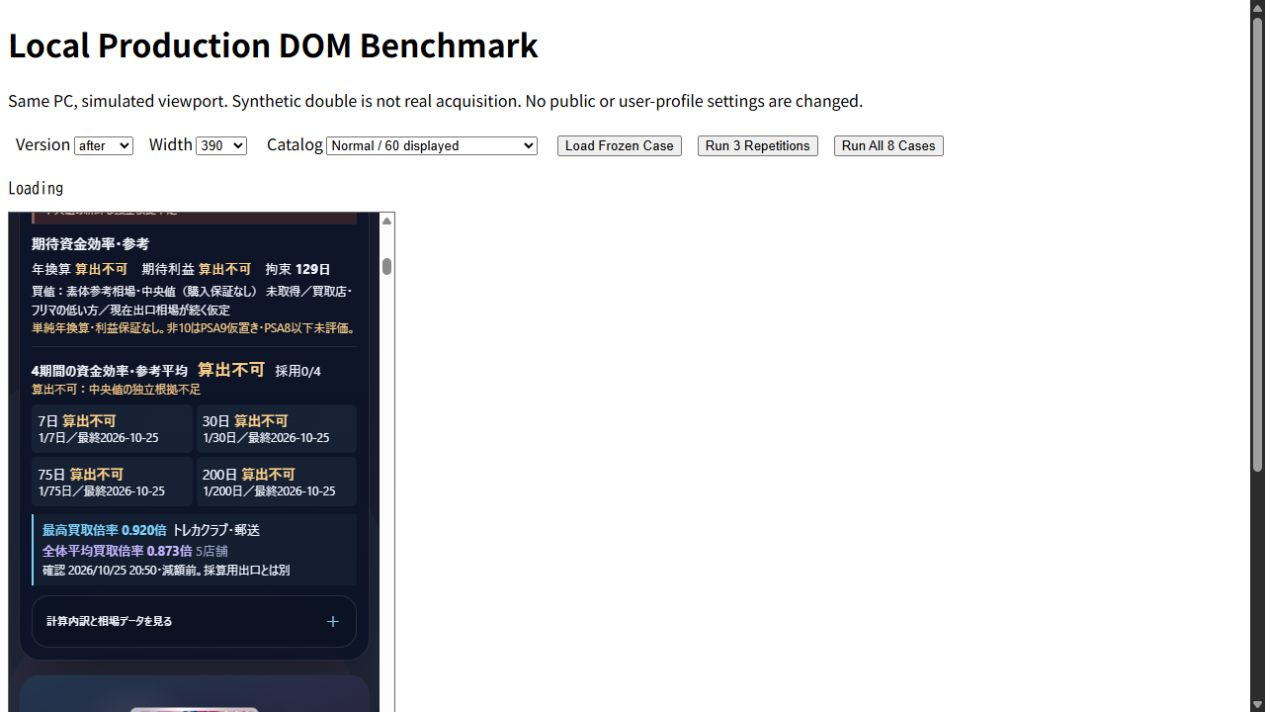
#> input picture work/20261025-market-mean-mobile.png, 1265 x 712 px
$ python analyze_x_buyback_sheet.py 20261025-market-mean-mobile.png 20261025-market-mean-pc.png
#> lines starting #> are read from the running program, lines starting #| are printed output that depends on the picture; after the words box and inside, x2 and y2 are one past the last pixel; in counts of white or black regions, pixels touching at a corner belong together
from __future__ import annotations

import json
import math
import sys
from dataclasses import asdict, dataclass
from pathlib import Path
from typing import Optional

import numpy as np
from PIL import Image, ImageDraw, ImageFont, ImageOps


PRICE_FONT_PATHS = [
    Path(r"C:\Windows\Fonts\arialbd.ttf"),
    Path(r"C:\Windows\Fonts\meiryob.ttc"),
    Path(r"C:\Windows\Fonts\YuGothB.ttc"),
]
TEMPLATE_SIZE = (30, 34)


@dataclass
class Cell:
    index: int
    row: int
    col: int
    bbox: dict[str, int]
    card_bbox: dict[str, int]
    price_bbox: dict[str, int]
    card_path: str
    price_path: str
    price_text: str
    price_value: Optional[int]
    price_confidence: float
    match_confidence: float = 0.0
    status: str = "card-match-required"


def runs(mask: np.ndarray, min_length: int, max_gap: int = 0) -> list[tuple[int, int]]:
    values = mask.astype(bool).copy()
    if max_gap > 0:
        false_runs = []
        start = None
        for i, value in enumerate(values):
            if not value and start is None:
                start = i
            if start is not None and (value or i == len(values) - 1):
                end = i if value else i + 1
                false_runs.append((start, end))
                start = None
        for start, end in false_runs:
            if start > 0 and end < len(values) and end - start <= max_gap:
                values[start:end] = True

    found = []
    start = None
    for i, value in enumerate(values):
        if value and start is None:
            start = i
        if start is not None and (not value or i == len(values) - 1):
            end = i if not value else i + 1
            if end - start >= min_length:
                found.append((start, end))
            start = None
    return found


def smooth(values: np.ndarray, size: int) -> np.ndarray:
    return np.convolve(values, np.ones(size) / size, mode="same")


def detect_rows(rgb: np.ndarray) -> list[tuple[int, int]]:
    height, width = rgb.shape[:2]
    gray = rgb.mean(axis=2)
    bright_ratio = (gray > 85).mean(axis=1)
    candidates = runs(smooth(bright_ratio, 7) > 0.30, max(40, round(height * 0.10)), max_gap=8)
    return [(start, end) for start, end in candidates if end - start >= height * 0.10]


def detect_columns(rgb: np.ndarray, row: tuple[int, int]) -> list[tuple[int, int]]:
    height, width = rgb.shape[:2]
    y1, y2 = row
    gray = rgb[y1:y2].mean(axis=2)
    bright_ratio = (gray > 85).mean(axis=0)
    candidates = runs(smooth(bright_ratio, 5) > 0.30, max(45, round(width * 0.07)), max_gap=3)
    return [(start, end) for start, end in candidates if end - start >= width * 0.07]


def price_region(height: int, rows_found: list[tuple[int, int]], row_index: int) -> tuple[int, int]:
    y1, y2 = rows_found[row_index]
    row_height = y2 - y1
    if row_height >= height * 0.25:
        band_height = max(45, round(row_height * 0.17))
        return y2 - band_height, y2
    next_start = rows_found[row_index + 1][0] if row_index + 1 < len(rows_found) else height
    return y2, min(next_start, y2 + max(45, round(height * 0.042)))


def connected_components(mask: np.ndarray) -> list[tuple[int, int, int, int, int]]:
    height, width = mask.shape
    seen = np.zeros_like(mask, dtype=np.uint8)
    boxes = []
    for y in range(height):
        for x in range(width):
            if not mask[y, x] or seen[y, x]:
                continue
            stack = [(x, y)]
            seen[y, x] = 1
            xs = []
            ys = []
            while stack:
                cx, cy = stack.pop()
                xs.append(cx)
                ys.append(cy)
                for nx, ny in ((cx - 1, cy), (cx + 1, cy), (cx, cy - 1), (cx, cy + 1)):
                    if 0 <= nx < width and 0 <= ny < height and mask[ny, nx] and not seen[ny, nx]:
                        seen[ny, nx] = 1
                        stack.append((nx, ny))
            boxes.append((min(xs), min(ys), max(xs) + 1, max(ys) + 1, len(xs)))
    return boxes


def normalize_glyph(mask: np.ndarray) -> np.ndarray:
    if not mask.any():
        return np.zeros(TEMPLATE_SIZE[::-1], dtype=np.uint8)
    ys, xs = np.where(mask)
    crop = Image.fromarray((mask[ys.min():ys.max() + 1, xs.min():xs.max() + 1] * 255).astype(np.uint8))
    fit = ImageOps.contain(crop, TEMPLATE_SIZE, method=Image.Resampling.LANCZOS)
    canvas = Image.new("L", TEMPLATE_SIZE, 0)
    canvas.paste(fit, ((TEMPLATE_SIZE[0] - fit.width) // 2, (TEMPLATE_SIZE[1] - fit.height) // 2))
    return np.asarray(canvas, dtype=np.uint8)


def build_templates() -> dict[str, list[np.ndarray]]:
    templates = {character: [] for character in "0123456789"}
    for font_path in PRICE_FONT_PATHS:
        if not font_path.exists():
            continue
        for size in (20, 24, 28, 32, 36):
            try:
                font = ImageFont.truetype(str(font_path), size=size)
            except OSError:
                continue
            for digit in templates:
                canvas = Image.new("L", (64, 64), 0)
                ImageDraw.Draw(canvas).text((5, -2), digit, font=font, fill=255, stroke_width=1)
                templates[digit].append(normalize_glyph(np.asarray(canvas) > 80))
    return templates


TEMPLATES = build_templates()


def classify_digit(mask: np.ndarray) -> tuple[str, float]:
    sample = normalize_glyph(mask).astype(np.float32) / 255
    scores = {}
    for digit, templates in TEMPLATES.items():
        best_score = -1.0
        for template in templates:
            target = template.astype(np.float32) / 255
            score = 1.0 - float(np.mean(np.abs(sample - target)))
            if score > best_score:
                best_score = score
        scores[digit] = best_score
    return max(scores.items(), key=lambda item: item[1])


def ocr_price(image: Image.Image) -> tuple[str, Optional[int], float]:
    rgb = np.asarray(image.convert("RGB"))
    gray = rgb.mean(axis=2)
    edge_samples = np.concatenate((gray[:3].ravel(), gray[-3:].ravel(), gray[:, :3].ravel(), gray[:, -3:].ravel()))
    dark_background = float(np.median(edge_samples)) < 125
    mask = gray > 155 if dark_background else gray < 165
    boxes = []
    for x1, y1, x2, y2, area in connected_components(mask):
        width = x2 - x1
        height = y2 - y1
        if area < 20 or width < 3 or height < max(10, image.height * 0.22):
            continue
        if height > image.height * 0.95 or width > image.width * 0.35:
            continue
        boxes.append((x1, y1, x2, y2, area))
    boxes.sort(key=lambda box: box[0])

    digits = []
    scores = []
    for index, (x1, y1, x2, y2, _area) in enumerate(boxes):
        width = x2 - x1
        height = y2 - y1
        if width <= max(4, image.width * 0.035) and height < image.height * 0.45:
            continue
        if dark_background and index == 0 and width >= image.width * 0.10:
            continue
        digit, score = classify_digit(mask[y1:y2, x1:x2])
        if score >= 0.60:
            digits.append(digit)
            scores.append(score)
    text = "".join(digits)
    value = int(text) if text.isdigit() else None
    confidence = float(np.mean(scores)) if scores else 0.0
    if value is None or value < 100 or value > 100_000_000:
        return text, None, confidence * 0.5
    return text, value, confidence


def layout_confidence(rows_found: list[tuple[int, int]], columns: list[list[tuple[int, int]]]) -> float:
    if not rows_found or not columns:
        return 0.0
    counts = [len(row) for row in columns]
    dominant = max(set(counts), key=counts.count)
    consistency = counts.count(dominant) / len(counts)
    widths = [end - start for row in columns for start, end in row]
    width_score = max(0.0, 1.0 - float(np.std(widths)) / max(1.0, float(np.mean(widths))))
    return round(min(1.0, consistency * 0.6 + width_score * 0.4), 3)


def analyze(input_path: Path, out_dir: Path) -> dict:
    out_dir.mkdir(parents=True, exist_ok=True)
    cards_dir = out_dir / "cards"
    prices_dir = out_dir / "prices"
    cards_dir.mkdir(exist_ok=True)
    prices_dir.mkdir(exist_ok=True)

    image = Image.open(input_path).convert("RGB")
    rgb = np.asarray(image)
    rows_found = detect_rows(rgb)
    columns = [detect_columns(rgb, row) for row in rows_found]
    cells = []
    index = 1
    for row_index, ((y1, y2), row_columns) in enumerate(zip(rows_found, columns)):
        py1, py2 = price_region(image.height, rows_found, row_index)
        for col_index, (x1, x2) in enumerate(row_columns):
            card = image.crop((x1, y1, x2, py1))
            price = image.crop((x1, py1, x2, py2))
            price_text, price_value, price_confidence = ocr_price(price)
            card_name = f"r{row_index + 1:02d}_c{col_index + 1:02d}_card.jpg"
            price_name = f"r{row_index + 1:02d}_c{col_index + 1:02d}_price.png"
            card.save(cards_dir / card_name, quality=90)
            price.save(prices_dir / price_name)
            cells.append(Cell(
                index=index,
                row=row_index + 1,
                col=col_index + 1,
                bbox={"x": x1, "y": y1, "w": x2 - x1, "h": py2 - y1},
                card_bbox={"x": x1, "y": y1, "w": x2 - x1, "h": py1 - y1},
                price_bbox={"x": x1, "y": py1, "w": x2 - x1, "h": py2 - py1},
                card_path=f"cards/{card_name}",
                price_path=f"prices/{price_name}",
                price_text=price_text,
                price_value=price_value,
                price_confidence=round(price_confidence, 3),
            ))
            index += 1

    confidence = layout_confidence(rows_found, columns)
    manifest = {
        "schemaVersion": 1,
        "input": str(input_path),
        "imageSize": {"width": image.width, "height": image.height},
        "layout": {
            "mode": "adaptive-grid",
            "rows": len(rows_found),
            "columnsByRow": [len(row) for row in columns],
            "confidence": confidence,
            "autoEligible": confidence >= 0.92,
        },
        "cellCount": len(cells),
        "priceRecognized": sum(cell.price_value is not None for cell in cells),
        "autoRegistered": 0,
        "cells": [asdict(cell) for cell in cells],
    }
    (out_dir / "manifest.json").write_text(json.dumps(manifest, ensure_ascii=False, indent=2) + "\n", encoding="utf-8")
    make_contact_sheet(image, cells, out_dir)
    return manifest


def make_contact_sheet(source: Image.Image, cells: list[Cell], out_dir: Path) -> None:
    cols = 5
    tile_w = 220
    tile_h = 300
    rows = math.ceil(len(cells) / cols)
    sheet = Image.new("RGB", (cols * tile_w, rows * tile_h), (20, 24, 32))
    draw = ImageDraw.Draw(sheet)
    for offset, cell in enumerate(cells):
        x = (offset % cols) * tile_w
        y = (offset // cols) * tile_h
        box = cell.bbox
        crop = source.crop((box["x"], box["y"], box["x"] + box["w"], box["y"] + box["h"]))
        fit = ImageOps.contain(crop, (tile_w - 12, tile_h - 38))
        sheet.paste(fit, (x + (tile_w - fit.width) // 2, y + 4))
        label = f"#{cell.index} R{cell.row}C{cell.col} price={cell.price_value or '?'}"
        draw.text((x + 6, y + tile_h - 28), label, fill=(240, 240, 240))
    sheet.save(out_dir / "contact-sheet.jpg", quality=88)


def main() -> None:
    if len(sys.argv) < 3:
        raise SystemExit("usage: analyze_x_buyback_sheet.py INPUT_IMAGE OUTPUT_DIR")
    manifest = analyze(Path(sys.argv[1]), Path(sys.argv[2]))
#> in analyze, image is the input picture: PIL image 1265x712 RGB; mean R, G, B 205, 206.2, 209.6
#> in detect_rows, `bright_ratio = (gray > 85).mean(axis=1)`: bright_ratio = 712 values, max 0.995 at index 9, min 0.696 at index 481, mean 0.805
#> after the loop in runs, `for i, value in enumerate(values):`: false_runs = []
#> the loop in runs, `for i, value in enumerate(values):` made 712 passes
#> end on pass 712: 712
#> after the loop in runs, `for i, value in enumerate(values):`: end = 712; found = [(0, 712)]
#> in detect_columns, `bright_ratio = (gray > 85).mean(axis=0)`: bright_ratio = 1265 values, max 1 at index 0, min 0 at index 1250, mean 0.805
#> the loop in runs (call 2), `for i, value in enumerate(values):` made 1265 passes
#> (value, end) on pass 31: (True, 30)
#> value on passes 1 to 6: True, True, True, True, True, True
#> the loop in runs (call 2), `for start, end in false_runs:` made 5 passes
#> (start, end) on passes 1 to 5: (11, 30), (336, 340), (344, 377), (1252, 1253), (1262, 1265)
#> the loop in runs (call 2), `for i, value in enumerate(values):` made 1265 passes
#> in detect_columns, `candidates = runs(smooth(bright_ratio, 5) > 0.30, max(45, round(width ..`: candidates = [(30, 336), (377, 1262)]
#> in analyze, `columns = [detect_columns(rgb, row) for row in rows_found]`: columns = [[(30, 336), (377, 1262)]]
#> the loop in analyze, `for row_index, ((y1, y2), row_columns) in enumerate(zip(rows_found, co..` made 1 pass
#> (row_index, row_columns, row_height in price_region, band_height in price_region, py1, py2) on pass 1: (0, [(30, 336), (377, 1262)], 712, 121, 591, 712)
#> pass 1, in ocr_price, `gray = rgb.mean(axis=2)`:
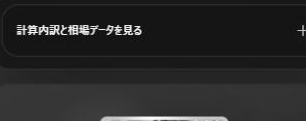
#> gray: shape (121, 306) float64; min 4.67, max 253.7, mean 39.9
#> pass 1, in ocr_price, `mask = gray > 155 if dark_background else gray < 165`:
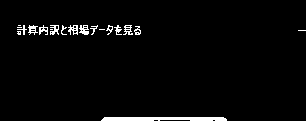
#> mask: shape (121, 306) bool; 2.7% white; 19 white regions (6 under 20 px), largest, box (x1, y1, x2, y2) and area: (101, 117, 227, 121) 458, (79, 25, 89, 35) 66, (68, 25, 78, 35) 59
#> pass 1, in analyze, `card.save(cards_dir / card_name, quality=90)`:
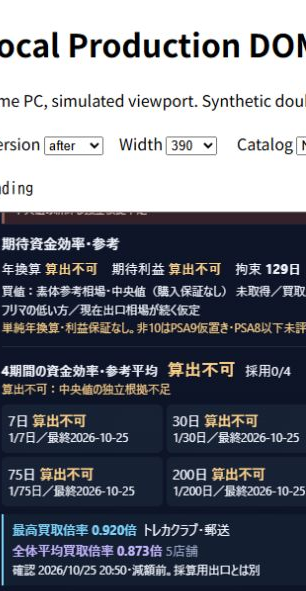
#> saved as r01_c01_card.jpg: PIL image 306x591 RGB; mean R, G, B 113.4, 117.2, 126.9
#> after the loop in analyze, `for row_index, ((y1, y2), row_columns) in enumerate(zip(rows_found, co..`:
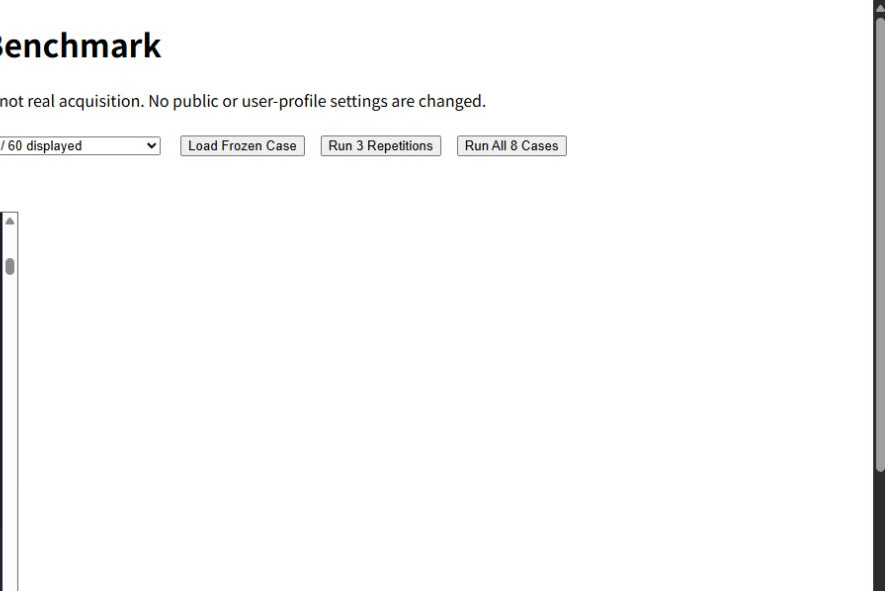
#> card: PIL image 885x591 RGB; mean R, G, B 249.9, 250, 249.9
#> after the loop in analyze, `for row_index, ((y1, y2), row_columns) in enumerate(zip(rows_found, co..`:
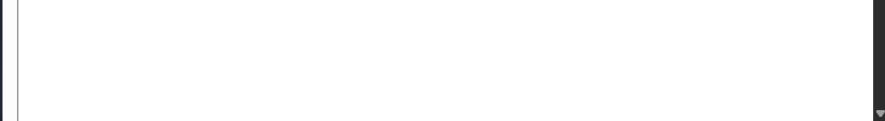
#> price: PIL image 885x121 RGB; mean R, G, B 251.4, 251.4, 251.4
#> after the loop in analyze, `for row_index, ((y1, y2), row_columns) in enumerate(zip(rows_found, co..`: cells = 2 items; index = 3
#> in layout_confidence, `counts = [len(row) for row in columns]`: counts = [2]
#> in layout_confidence, `dominant = max(set(counts), key=counts.count)`: dominant = 2
#> in layout_confidence, `consistency = counts.count(dominant) / len(counts)`: consistency = 1
#> in layout_confidence, `widths = [end - start for row in columns for start, end in row]`: widths = [306, 885]
#> in layout_confidence, `width_score = max(0.0, 1.0 - float(np.std(widths)) / max(1.0, float(np..`: width_score = 0.514
#> in analyze, `confidence = layout_confidence(rows_found, columns)`: confidence = 0.806
#> in make_contact_sheet, `rows = math.ceil(len(cells) / cols)`: rows = 1
#> the loop in make_contact_sheet, `for offset, cell in enumerate(cells):` made 2 passes
#> (offset, x, y, box, label) on passes 1 to 2: (0, 0, 0, {'x': 30, 'y': 0, 'w': 306, 'h': 712}, '#1 R1C1 price=?'), (1, 220, 0, {'x': 377, 'y': 0, 'w': 885, 'h': 712}, '#2 R1C2 price=?')
#> pass 1, in make_contact_sheet, `fit = ImageOps.contain(crop, (tile_w - 12, tile_h - 38))`:
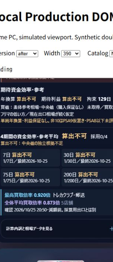
#> fit: PIL image 113x262 RGB; mean R, G, B 99.2, 103.2, 114.6
#> after the loop in make_contact_sheet, `for offset, cell in enumerate(cells):`:
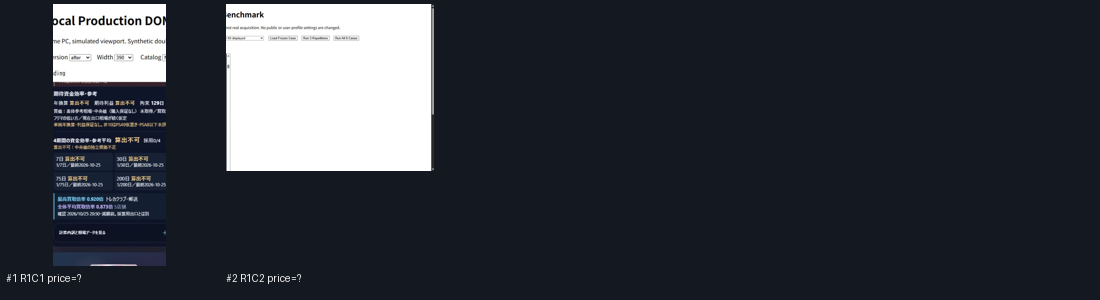
#> sheet: PIL image 1100x300 RGB; mean R, G, B 51.5, 55.1, 62.6
#> manifest = 8 items
    print(json.dumps({
        "rows": manifest["layout"]["rows"],
        "columnsByRow": manifest["layout"]["columnsByRow"],
        "layoutConfidence": manifest["layout"]["confidence"],
        "cells": manifest["cellCount"],
        "priceRecognized": manifest["priceRecognized"],
    }, ensure_ascii=False))
#| {"rows": 1, "columnsByRow": [2], "layoutConfidence": 0.806, "cells": 2, "priceRecognized": 0}


if __name__ == "__main__":
    main()
